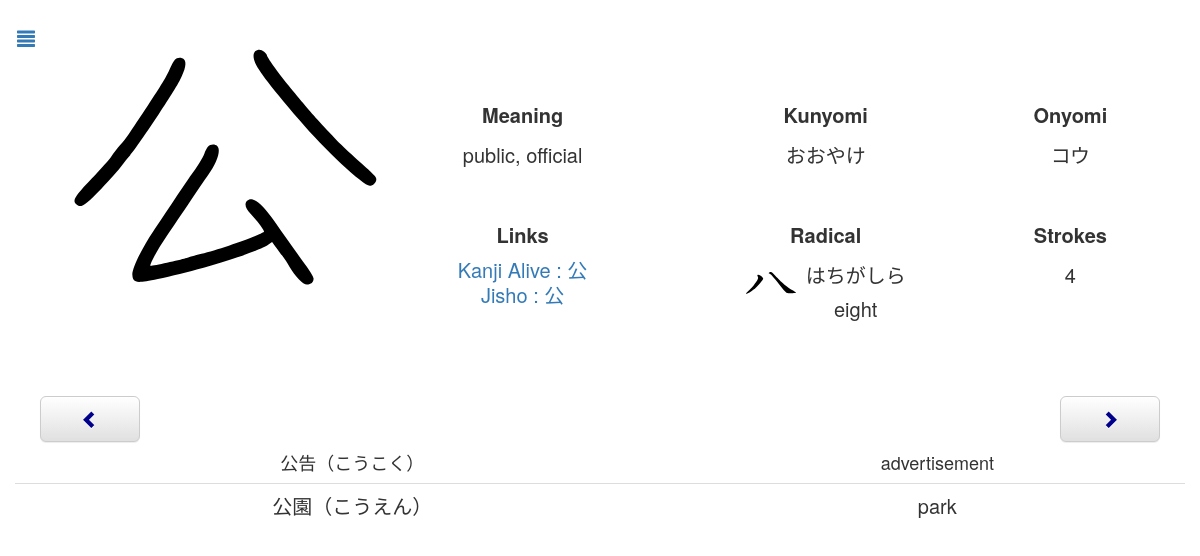
/review.php?id=584, run on the app's committed database.
### tables this page shows
CREATE TABLE `Kanji` (
  `name` text NOT NULL,
  `chara` text NOT NULL,
  `meaning` text NOT NULL,
  `kunyomi` text NOT NULL,
  `onyomi` text NOT NULL,
  `linkKanjiAlive` text NOT NULL,
  `day` int(11) NOT NULL,
  `dateNext` timestamp NOT NULL DEFAULT current_timestamp() ON UPDATE current_timestamp(),
  `id` int(11) NOT NULL AUTO_INCREMENT,
  `radicalChar` text NOT NULL,
  `radicalName` text NOT NULL,
  `radicalHiragana` text NOT NULL,
  `radicalMeaning` text NOT NULL,
  `strokes` int(11) NOT NULL,
  `toTestKanji` tinyint(4) NOT NULL DEFAULT 0,
  `toTestMeaning` tinyint(4) NOT NULL DEFAULT 0,
  `testable` tinyint(4) NOT NULL DEFAULT 1,
  PRIMARY KEY (`id`)
);

CREATE TABLE `Vocabulary` (
  `id` int(11) NOT NULL AUTO_INCREMENT,
  `chara` text NOT NULL,
  `meaning` text NOT NULL,
  `day` int(11) NOT NULL DEFAULT 1,
  `dateNext` timestamp NOT NULL DEFAULT current_timestamp() ON UPDATE current_timestamp(),
  `toTestKanji` tinyint(4) NOT NULL DEFAULT 0,
  `toTestMeaning` tinyint(4) NOT NULL DEFAULT 0,
  `testable` tinyint(4) NOT NULL DEFAULT 1,
  `word` tinyint(4) NOT NULL DEFAULT 1,
  PRIMARY KEY (`id`)
);

### Connection.php (called while the page is built, shortened)
<?php
class Connection{
    private static $bdd = null;
    private function __construct(){
        try{
            self::$bdd = new PDO('mysql:host=0.0.0.0;dbname=kanji', 'root', '');
        }
        catch(Exception $e){
            die('Erreur : '.$e->getMessage());
        }
    }
    public static function getBdd(){
        return self::$bdd;
    }
}
?>

### Kanji.php (called while the page is built, shortened)
<?php
class Kanji{
    private $id;
    private $name;
    private $character;
    private $meaning;
    private $kunyomi;
    private $onyomi;
    private $linkKanjiAlive;
    private $dateNext;
    private $radicalName;
    private $radicalHiragana;
    private $radicalMeaning;
    private $strokes;
    public function __construct($id, $name, $character, $meaning, $kunyomi, $onyumi, $linkKanjiAlive, $day, $dateNext, $radicalChar, $radicalName, $radicalHiragana, $radicalMeaning, $strokes, $toTestKanji, $toTestMeaning, $testable){
        $this->id=$id;
        $this->name=$name;
        $this->character=$character;
        $this->meaning=$meaning;
        $this->kunyomi=$kunyomi;
        $this->onyomi=$onyumi;
        $this->linkKanjiAlive=$linkKanjiAlive;
        $this->dateNext = $dateNext;
        $this->radicalName=$radicalName;
        $this->radicalHiragana=$radicalHiragana;
        $this->radicalMeaning=$radicalMeaning;
        $this->strokes=$strokes;
    }
    public function calculTime(){
        $time = time();
        $second = strtotime($this->dateNext)-$time;
        if($second>0) {
            $jour = floor($second / (60 * 60 * 24));
            $heure = floor(($second - $jour * 24 * 60 * 60) / (60 * 60));
            $minute = floor(($second - $heure * 60 * 60 - $jour * 24 * 60 * 60) / (60));
            $second = floor($second - $minute * 60 - $heure * 60 * 60 - $jour * 24 * 60 * 60);
        }
    }
    public function getId(){
        return $this->id;
    }
    public function getName(){
        return $this->name;
    }
    public function getCharacter(){
        return $this->character;
    }
    public function getMeaning(){
        return $this->meaning;
    }
    public function getKun(){
        return $this->kunyomi;
    }
    public function getOn(){
        return $this->onyomi;
    }
    public function getLinkKanjiAlive(){
        return $this->linkKanjiAlive;
    }
    public function getDateNext(){
        return $this->dateNext;
    }
    public function getRadicalName(){
        return $this->radicalName;
    }
    public function getRadicalHiragana(){
        return $this->radicalHiragana;
    }
    public function getRadicalMeaning(){
        return $this->radicalMeaning;
    }
    public function getStrokes(){
        return $this->strokes;
    }
}
include_once("Connection.php");
function getAllKanji(){
    $req = Connection::getBdd()->query("SELECT * FROM Kanji ORDER BY dateNext");
    while($data = $req->fetch())
        $array[] = new Kanji($data['id'], $data['name'], $data['chara'], $data['meaning'], $data['kunyomi'], $data['onyomi'], $data['linkKanjiAlive'], $data['day'], $data['dateNext'], $data['radicalChar'], $data['radicalName'], $data['radicalHiragana'], $data['radicalMeaning'], $data['strokes'], $data['toTestKanji'], $data['toTestMeaning'], $data['testable']);
    if(isset($array)) return $array;
}
function getKanji($id){
     $req = Connection::getBdd()->query("SELECT * FROM Kanji WHERE id='".$id."'");
    while($data = $req->fetch())
        return new Kanji($data['id'], $data['name'], $data['chara'], $data['meaning'], $data['kunyomi'], $data['onyomi'], $data['linkKanjiAlive'], $data['day'], $data['dateNext'], $data['radicalChar'], $data['radicalName'], $data['radicalHiragana'], $data['radicalMeaning'], $data['strokes'], $data['toTestKanji'], $data['toTestMeaning'], $data['testable']);
}
function getNextKanjiId($id){
    $allKanji = getAllKanji();
    for($i=0;$i<count($allKanji);$i++){
        if($allKanji[$i]->getId() == $id)
            if($i == count($allKanji)-1)
                return $allKanji[0];
            else
                return $allKanji[$i+1];
    }
}
function getPreviousKanjiId($id){
    $allKanji = getAllKanji();
    for($i=0;$i<count($allKanji);$i++){
        if($allKanji[$i]->getId() == $id)
            if($i == 0)
                return $allKanji[count($allKanji)-1];
            else
                return $allKanji[$i-1];
    }
}
?>

### Word.php (called while the page is built, shortened)
<?php
class Word{
    private $id;
    private $character;
    private $meaning;
    private $dateNext;
    public function __construct($id, $character, $meaning, $day, $dateNext, $toTestKanji, $toTestMeaning, $testable, $word){
        $this->id=$id;
        $this->character=$character;
        $this->meaning=$meaning;
        $this->dateNext=$dateNext;
    }
    public function calculTime(){
        $time = time();
        $second = strtotime($this->dateNext)-$time;
        if($second>0) {
            $jour = floor($second / (60 * 60 * 24));
            $heure = floor(($second - $jour * 24 * 60 * 60) / (60 * 60));
            $minute = floor(($second - $heure * 60 * 60 - $jour * 24 * 60 * 60) / (60));
            $second = floor($second - $minute * 60 - $heure * 60 * 60 - $jour * 24 * 60 * 60);
        }
    }
    public function getId(){
        return $this->id;
    }
    public function getCharacter(){
        return $this->character;
    }
    public function getMeaning(){
        return $this->meaning;
    }
}
include_once("Connection.php");
function getAllWordsW(){
    $req = Connection::getBdd()->query("SELECT * FROM Vocabulary WHERE word=1 ORDER BY dateNext");
    while($data = $req->fetch())
        $array[] = new Word($data['id'], $data['chara'], $data['meaning'], $data['day'], $data['dateNext'], $data['toTestKanji'], $data['toTestMeaning'], $data['testable'], $data['word']);
    if(isset($array)) return $array;
}
?>

### review.php (the view, shortened to what this page needs)
<?php
    include_once("Kanji.php");
    include_once("Word.php");
    if(isset($_GET["id"])){
       $kanji = getKanji($_GET["id"]);
        $nextKanjiId = getNextKanjiId($_GET["id"]);
        $previousKanjiId = getPreviousKanjiId($_GET["id"]);
    }
    else {
        $kanji = getReviewKanji();
        if (!isset($kanji))
            header('Location: index.php');
    }
    $allWords = getAllWordsW();
?>
<body>
    <div id="page" class="page">
        <button onclick="document.location.href='index.php'" class="btn btn-link btn-lg menu"><span class="glyphicon glyphicon-align-justify"></span></button>
        <div>
            <div class="imageSVGTd">
                <img class="imageSVG" src="<?php echo "images/".$kanji->getName().".svg" ?>">
            </div>
            <div class="descriptionTable">
                <table>
                    <tr>
                        <td class="reviewKanji"><span class="description">Meaning</span><br><?php echo $kanji->getMeaning() ?></td>
                        <td class="reviewKanji"><span class="description">Kunyomi</span><br><?php echo $kanji->getKun() ?></td>
                        <td class="reviewKanji"><span class="description">Onyomi</span><br><?php echo $kanji->getOn() ?></td>
                    </tr>
                    <tr>
                        <td class="reviewKanji2"><span class="description">Links</span>
                            <div class="links"><br><?php echo "<a target='_blank' href=".$kanji->getLinkKanjiAlive().">Kanji Alive : ".$kanji->getCharacter()."</a>" ?>
                        </div><?php echo "<a target='_blank' href='http://jisho.org/search/".$kanji->getCharacter()." %23kanji'>Jisho : ".$kanji->getCharacter()."</a>" ?></td>
                        <td class="reviewKanji2"><span class="description">Radical</span><br>
                            <div class="radical">
                            <img class="radicalImage" src="<?php echo "radical/".$kanji->getRadicalName().".svg" ?>">
                                <?php echo $kanji->getRadicalHiragana() ?><br>
                                <?php echo $kanji->getRadicalMeaning() ?>
                            </div>
                        </td>
                        <td class="reviewKanji2"><span class="description">Strokes</span><br><?php echo $kanji->getStrokes() ?></td>
                    </tr>
                </table>
            </div>
        </div>
        <div class="boutons">
            <button id="boutonChevronLeft" <?php echo "onclick=document.location.href='review.php?id=".$previousKanjiId->getId()."'" ?>  onmouseout="changeColorGlyphiconChevronLeft()" onmouseover="changeColorGlyphiconChevronLeft()" type="button" class="boutonLater btn btn-lg btn-default" aria-label="Left Align">
                <span id="glyphiconBoutonLater" class="glyphicon glyphicon-chevron-left glyphiconChevron" aria-hidden="true"></span>
            </button>
            <button id="boutonChevronRight" <?php echo "onclick=document.location.href='review.php?id=".$nextKanjiId->getId()."'" ?> onmouseout="changeColorGlyphiconChevronRight()" onmouseover="changeColorGlyphiconChevronRight()" type="button" class="boutonOk btn btn-default btn-lg" aria-label="Left Align">
                <span id="glyphiconBoutonOk" class="glyphicon glyphicon-chevron-right glyphiconChevron" aria-hidden="true"></span>
            </button>
        </div>
        <table class="table">
<?php
    if(isset($allWords)){
        foreach ($allWords as $word){
            if (strpos($word->getCharacter(), $kanji->getCharacter()) !== false) {?>
            <tr <?php echo "onclick=document.location.href='vocabularyReview.php?id=".$word->getId()."&word=1'" ?> class="listKanji">
                <td><?php echo $word->getCharacter() ?></td>
                <td><?php echo $word->getMeaning() ?></td>
            </tr>
        <?php
            }
        }
    }?>
    </table>
    </div>
</body>
</html>

### css/style.css (style rules this page uses)
body { --color-background: white; --font-color: rgb(51, 51, 51); background-color: var(--color-background) !important; }
.page { padding-top: 15px; text-align: center; margin-right: auto; margin-left: auto; color: var(--font-color); }
@media (min-width: 768px) { .page { width: 750px; } }
@media (min-width: 992px) { .page { width: 970px; } }
@media (min-width: 1200px) { .page { width: 1170px; } }
.table > tbody > tr:first-child > td { font-size: 18px; border: none; color: var(--font-color); background-color: var(--color-background) !important; }
.table > tbody > tr > td { color: rgb(51, 51, 51); }
td { vertical-align: top; text-align: center; }
table { margin-top: 30px; width: 100%; }
.page > table { margin-bottom: 0px; }
.menu { position: absolute; left: 0px; }
.descriptionTable { width: 100%; display: inline-block; }
@media (min-width: 992px) { .descriptionTable { width: 65%; } }
.descriptionTable > table { width: 100%; margin-top: 0px; }
.imageSVGTd { text-align: left; display: inline-block; width: auto; vertical-align: top; }
.imageSVG { padding-top: 0; height: 200px; }
@media (min-width: 764px) { .imageSVG { height: auto; } }
.reviewKanji { padding-top: 0px; line-height: 30px; font-size: 17px; }
@media (min-width: 992px) { .reviewKanji { padding-top: 80px; font-size: 20px; line-height: 40px; } }
.reviewKanji2 { padding-top: 40px; line-height: 30px; font-size: 17px; }
@media (min-width: 992px) { .reviewKanji2 { font-size: 20px; line-height: 40px; } }
.description { vertical-align: top; font-weight: bold; }
.radicalImage { height: 50px; width: 50px; margin-right: 10px; }
.radical { display: flex; padding-top: 3px; line-height: 1.7; justify-content: center; }
.links { line-height: 10px; }
.boutons { display: block; margin-top: 50px; }
.boutonOk { float: right; width: 100px; margin-right: 25px; }
.boutonLater { float: left; width: 100px; margin-left: 25px; }
.glyphiconChevron { color: darkblue; }
.listKanji { cursor: pointer; }
@media (min-width: 992px) { .listKanji { font-size: 20px; } }

### data on the page
kanji: name (picture), meaning "public, official", kunyomi "おおやけ", onyomi "コウ", chara "公", radicalName (picture), radicalHiragana "はちがしら", radicalMeaning "eight", strokes "4"
vocabulary: chara "公告（こうこく）", meaning "advertisement"
vocabulary: chara "公園（こうえん）", meaning "park"
